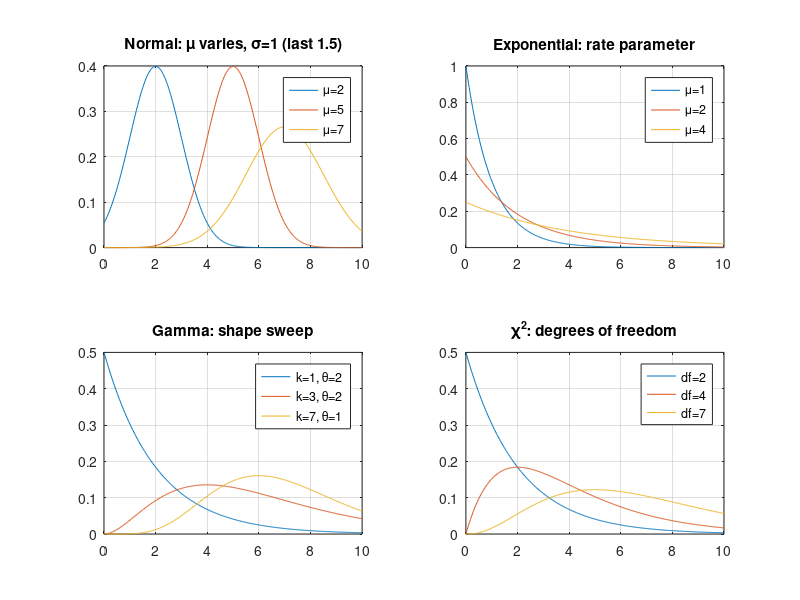

Write MATLAB code to recreate this figure. (Note: this script raises an error after producing the figure.)
% distributions_pdfs.m
% Plot the probability density of four classic continuous
% distributions side-by-side, varying the shape/scale parameter.



clear
close all

x = linspace(0, 10, 400);

figure;

% Normal: shift mu, fix sigma.
subplot(2,2,1);
plot(x, normpdf(x, 2, 1), x, normpdf(x, 5, 1), x, normpdf(x, 7, 1.5));
title('Normal: \mu varies, \sigma=1 (last 1.5)');
legend('\mu=2', '\mu=5', '\mu=7'); grid on;

% Exponential: vary mean.
subplot(2,2,2);
plot(x, exppdf(x, 1), x, exppdf(x, 2), x, exppdf(x, 4));
title('Exponential: rate parameter');
legend('\mu=1', '\mu=2', '\mu=4'); grid on;

% Gamma: shape parameter.
subplot(2,2,3);
plot(x, gampdf(x, 1, 2), x, gampdf(x, 3, 2), x, gampdf(x, 7, 1));
title('Gamma: shape sweep');
legend('k=1, \theta=2', 'k=3, \theta=2', 'k=7, \theta=1'); grid on;

% Chi-square: degrees of freedom.
subplot(2,2,4);
plot(x, chi2pdf(x, 2), x, chi2pdf(x, 4), x, chi2pdf(x, 7));
title('\chi^2: degrees of freedom');
legend('df=2', 'df=4', 'df=7'); grid on;

sgtitle('Common continuous distributions — PDFs');
